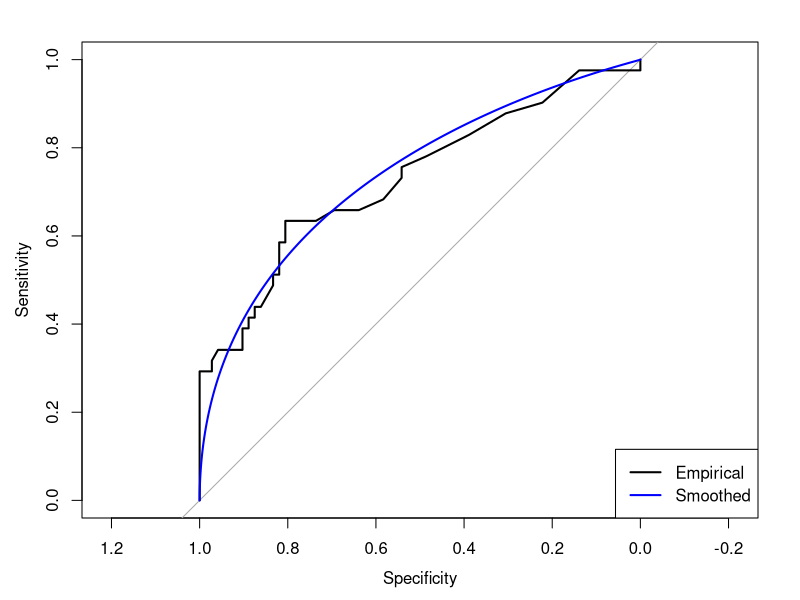
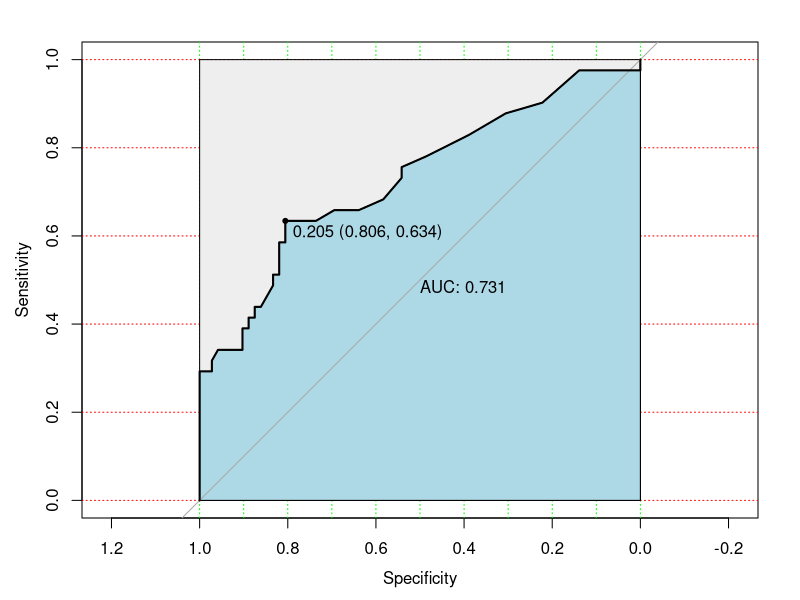
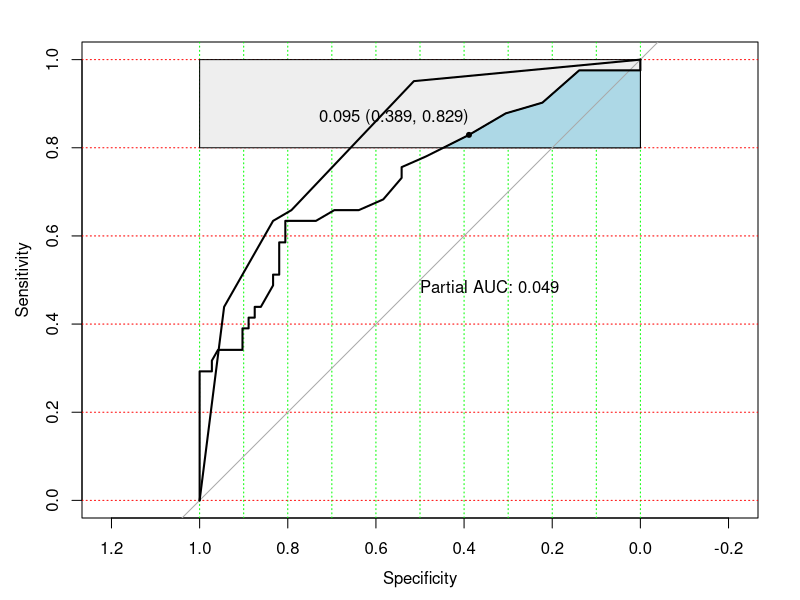
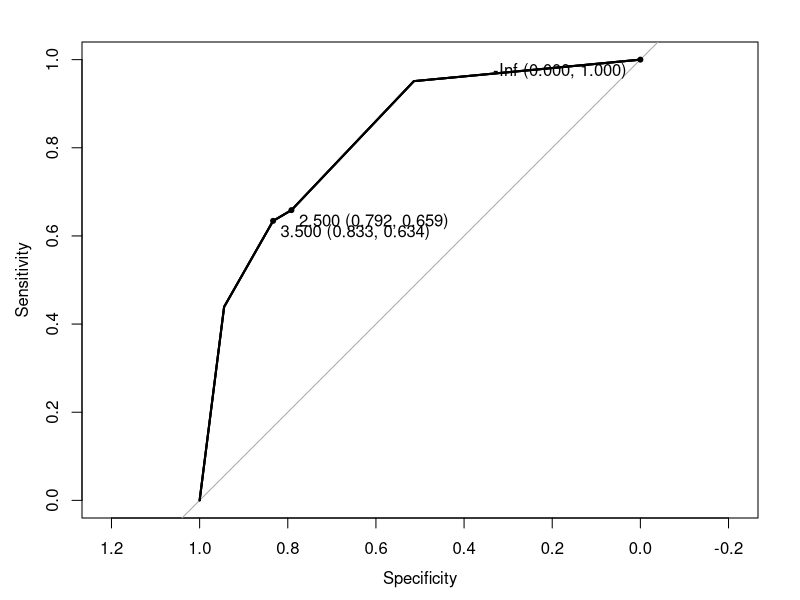

Generate these figures, in order, with R:
# r2py crawler metadata
# package: pROC
# source_type: rd_example
# topic: plot.roc.Rd
# source_file: C:\Users\bened\AppData\Local\R\win-library\4.5\pROC\help
# lines: 39

suppressPackageStartupMessages(library(pROC))
# Create a few ROC curves:
data(aSAH)
roc.s100b <- roc(aSAH$outcome, aSAH$s100b)
roc.wfns <- roc(aSAH$outcome, aSAH$wfns)
roc.ndka <- roc(aSAH$outcome, aSAH$wfns)

# Simple example:
plot(roc.s100b)

# Add a smoothed ROC:
plot(smooth(roc.s100b), add=TRUE, col="blue")
legend("bottomright", legend=c("Empirical", "Smoothed"),
       col=c(par("fg"), "blue"), lwd=2)

# With more options:
plot(roc.s100b, print.auc=TRUE, auc.polygon=TRUE, grid=c(0.1, 0.2),
     grid.col=c("green", "red"), max.auc.polygon=TRUE,
     auc.polygon.col="lightblue", print.thres=TRUE)

# To plot a different partial AUC, we need to ignore the existing value
# with reuse.auc=FALSE:
plot(roc.s100b, print.auc=TRUE, auc.polygon=TRUE, partial.auc=c(1, 0.8),
     partial.auc.focus="se", grid=c(0.1, 0.2), grid.col=c("green", "red"),
     max.auc.polygon=TRUE, auc.polygon.col="lightblue", 
     print.thres=TRUE, print.thres.adj = c(1, -1),
     reuse.auc=FALSE)

# Add a second ROC curve to the previous plot:
plot(roc.wfns, add=TRUE)

# Plot some thresholds, add them to the same plot
plot(roc.ndka, print.thres="best", print.thres.best.method="youden")
plot(roc.ndka, print.thres="best", print.thres.best.method="closest.topleft",
                                   add = TRUE)
plot(roc.ndka, print.thres="best", print.thres.best.method="youden",
                                   print.thres.best.weights=c(50, 0.2),
                                   print.thres.adj = c(1.1, 1.25),
                                   add = TRUE)
